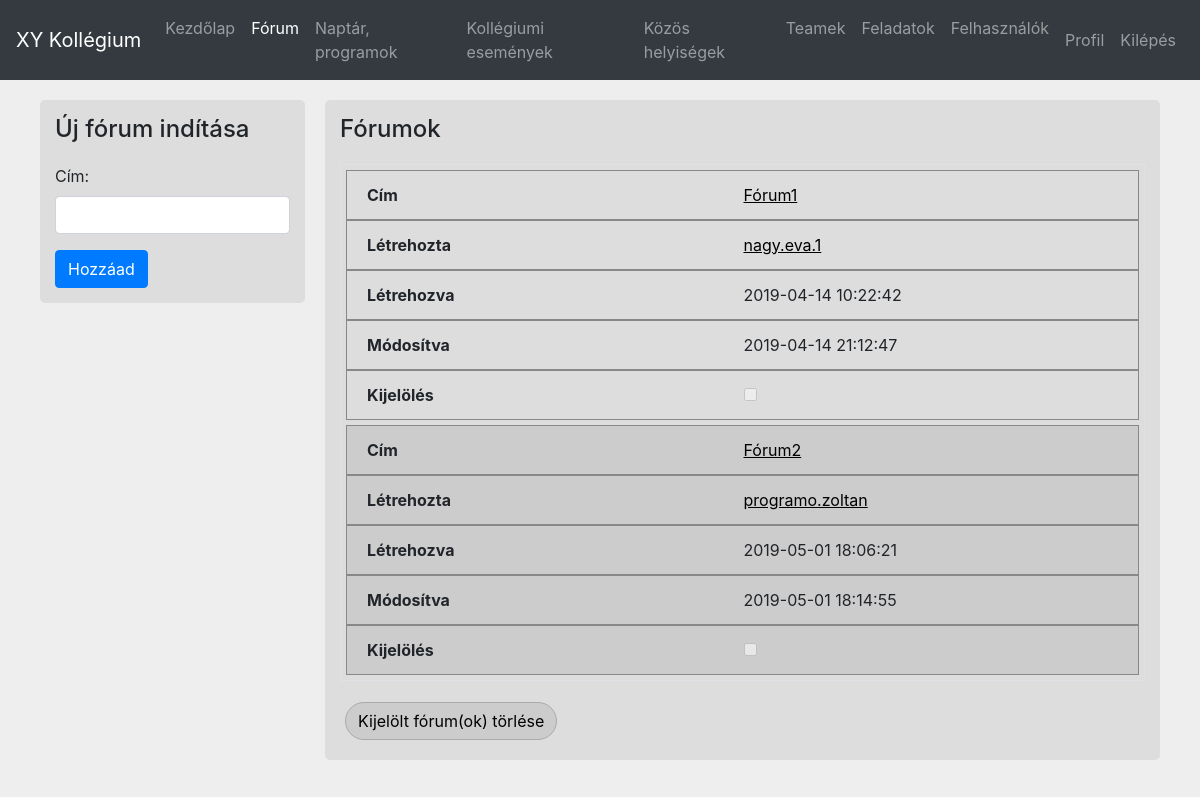
The page /forums.php (signed in) on the database its author committed.
### tables this page shows
CREATE TABLE IF NOT EXISTS forumok (
	cim VARCHAR(80),
	letrehozo VARCHAR(80),
	letrehozas DATETIME,
	modositas DATETIME,
	PRIMARY KEY (cim),
	FOREIGN KEY (letrehozo) REFERENCES felhasznalok(felhasznalonev) ON UPDATE CASCADE
	ON DELETE SET NULL
);

### forums.php (the view, shortened to what this page needs)
<?php
include 'common.php';
$host = "localhost";
$user = "root";
$password = "";
$conn = mysqli_connect($host, $user, $password) or die ("Nem sikerült kapcsolódni a szerverhez: " . mysqli_connect_error());
mysqli_query($conn, "SET NAMES utf8 COLLATE utf8_hungarian_ci");
mysqli_select_db($conn, "kollegium") or die ("Nem lehet csatlakozni az adatbázishoz: " . mysqli_error($conn));
$sql = "SELECT * FROM forumok";
$result = mysqli_query($conn, $sql);
$forumList = mysqli_fetch_all($result, MYSQLI_ASSOC);
?><!doctype html>
<html lang="hu">
<head>
	<link rel="stylesheet" type="text/css" href="css/forums.css">
</head>
<body>
	<div class="container">
		<div class="row">
			<div class="col-sm-3">
				<h4>Új fórum indítása</h4>
				<form method="post" accept-charset="utf-8" onsubmit="return checkTitle()">
					<div class="form-group">
						<label for="title">Cím:</label>
						<input type="text" class="form-control" id="title" name="title" maxlength="80" tabindex="1" required />
					</div>
					<input type="submit" class="btn btn-primary" id="addForum" name="addForum" value="Hozzáad" tabindex="2" />
				</form>
			</div>
			<div class="col-sm-9">
				<?php
				echo '<h4>Fórumok</h4>';
				if (count($forumList) > 0) {
					echo '<form method="post" onsubmit="return confirmDelete()">';
					echo '<table class="table table-bordered">';
					echo '<tr><th>Cím</th><th>Létrehozta</th><th>Létrehozva</th><th>Módosítva</th><th>Kijelölés</th>';
					foreach ($forumList as $f) {
						$pageId = str_replace(" ", "_", $f["cim"]);
						echo '<tr>';
						echo '<td><a href="forum.php?title='.$pageId.'">'.$f["cim"].'</a></td>';
						echo '<td><a href="userData.php?user='.$f["letrehozo"].'">'.$f["letrehozo"].'</a></td>';
						echo '<td>'.$f["letrehozas"].'</td>';
						echo '<td>'.$f["modositas"].'</td>';
						if ($f["letrehozo"] == $_SESSION["felhasznalonev"] || $_SESSION["jogosultsag"] == 1) {
							echo '<td><input type="checkbox" name="check[]" value="'.$f["cim"].'"/></td>';
						} else {
							echo '<td><input type="checkbox" name="check[]" value="'.$f["cim"].'" disabled /></td>';
						}
						echo '</tr>';
					}
					echo '</table>';
					echo '<input type="submit" class="btn button" id="deleteForum" name="deleteForum" value="Kijelölt fórum(ok) törlése" />';
					echo '</form>';
				}
				?>
			</div>
		</div>
	</div>
</body>
</html>

### css/forums.css (style rules this page uses)
table { width: 100%; border-collapse: collapse; text-align: center; }
table.table-bordered > tbody > tr > td { border: 1px solid #000000; }
td a { color: #000000; text-decoration: underline; }
.button { margin: 5px; background-color: #CCCCCC; border: 1px solid #AAAAAA; border-radius: 20px; }
@media only screen and (max-width: 1248px), (min-device-width: 768px) and (max-device-width: 1024px) { td:nth-of-type(1):before { content: "Cím"; } }
@media only screen and (max-width: 1248px), (min-device-width: 768px) and (max-device-width: 1024px) { td:nth-of-type(2):before { content: "Létrehozta"; } }
@media only screen and (max-width: 1248px), (min-device-width: 768px) and (max-device-width: 1024px) { td:nth-of-type(3):before { content: "Létrehozva"; } }
@media only screen and (max-width: 1248px), (min-device-width: 768px) and (max-device-width: 1024px) { td:nth-of-type(4):before { content: "Módosítva"; } }
@media only screen and (max-width: 1248px), (min-device-width: 768px) and (max-device-width: 1024px) { td:nth-of-type(5):before { content: "Kijelölés"; } }

### css/common.css (style rules this page uses)
body { height: 100%; background-color: #EEEEEE; }
.col-sm-3, .col-sm-9 { height: 100%; margin-top: 10px; padding: 15px; background-color: #DDDDDD; border: 10px solid #EEEEEE; border-radius: 15px; }
h4 { margin-bottom: 20px; }

### css/tableCommon.css (style rules this page uses)
@media only screen and (max-width: 1248px), (min-device-width: 768px) and (max-device-width: 1024px) { table, thead, tbody, th, td, tr { display: block; } }
@media only screen and (max-width: 1248px), (min-device-width: 768px) and (max-device-width: 1024px) { table.table-bordered > tbody > tr > td { border: 1px solid #888888 !important; } }
@media only screen and (max-width: 1248px), (min-device-width: 768px) and (max-device-width: 1024px) { tr { text-align: left; margin: 5px; } }
@media only screen and (max-width: 1248px), (min-device-width: 768px) and (max-device-width: 1024px) { tr:nth-of-type(odd) { background-color: #CCCCCC; } }
@media only screen and (max-width: 1248px), (min-device-width: 768px) and (max-device-width: 1024px) { .table td { min-height: 50px; border: none; border-bottom: 1px solid #888888; position: relative; padding-left: 50%; } }
@media only screen and (max-width: 1248px), (min-device-width: 768px) and (max-device-width: 1024px) { .table td:before { min-height: 50px; position: absolute; left: 20px; width: 50%; padding-right: 10px; white-space: nowrap; font-weight: bold; } }

### rows shown on the page
forumok: cim "Fórum1", letrehozo "nagy.eva.1", letrehozas "2019-04-14 10:22:42", modositas "2019-04-14 21:12:47"
forumok: cim "Fórum2", letrehozo "programo.zoltan", letrehozas "2019-05-01 18:06:21", modositas "2019-05-01 18:14:55"
